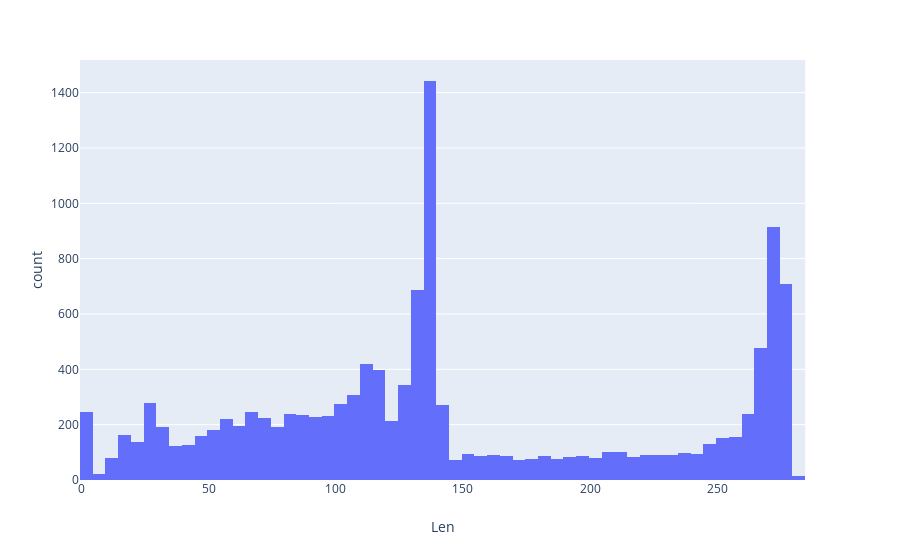

Source (notebook cell):
### Code cell
fig = px.histogram(df, x='Len')
fig.show()

### Figure 1 — Plotly figure (JSON) as saved in the notebook; plotly's stock layout.template omitted (floating-point values rounded to 4 significant figures; data arrays with more than 128 entries replaced by an {"elided": "..."} marker saying what was removed)
{"data": [{"alignmentgroup": "True", "bingroup": "x", "hoverlabel": {"namelength": 0}, "hovertemplate": "Len=%{x}<br>count=%{y}", "legendgroup": "", "marker": {"color": "#636efa"}, "name": "", "offsetgroup": "", "orientation": "v", "showlegend": false, "type": "histogram", "x": {"elided": "12589 int values"}, "xaxis": "x", "yaxis": "y"}], "layout": {"autosize": true, "barmode": "relative", "legend": {"tracegroupgap": 0}, "margin": {"t": 60}, "xaxis": {"anchor": "y", "autorange": true, "domain": [0, 0.98], "range": [-0.5, 284.5], "title": {"text": "Len"}, "type": "linear"}, "yaxis": {"anchor": "x", "autorange": true, "domain": [0, 1], "range": [0, 1518.0], "title": {"text": "count"}}}}
